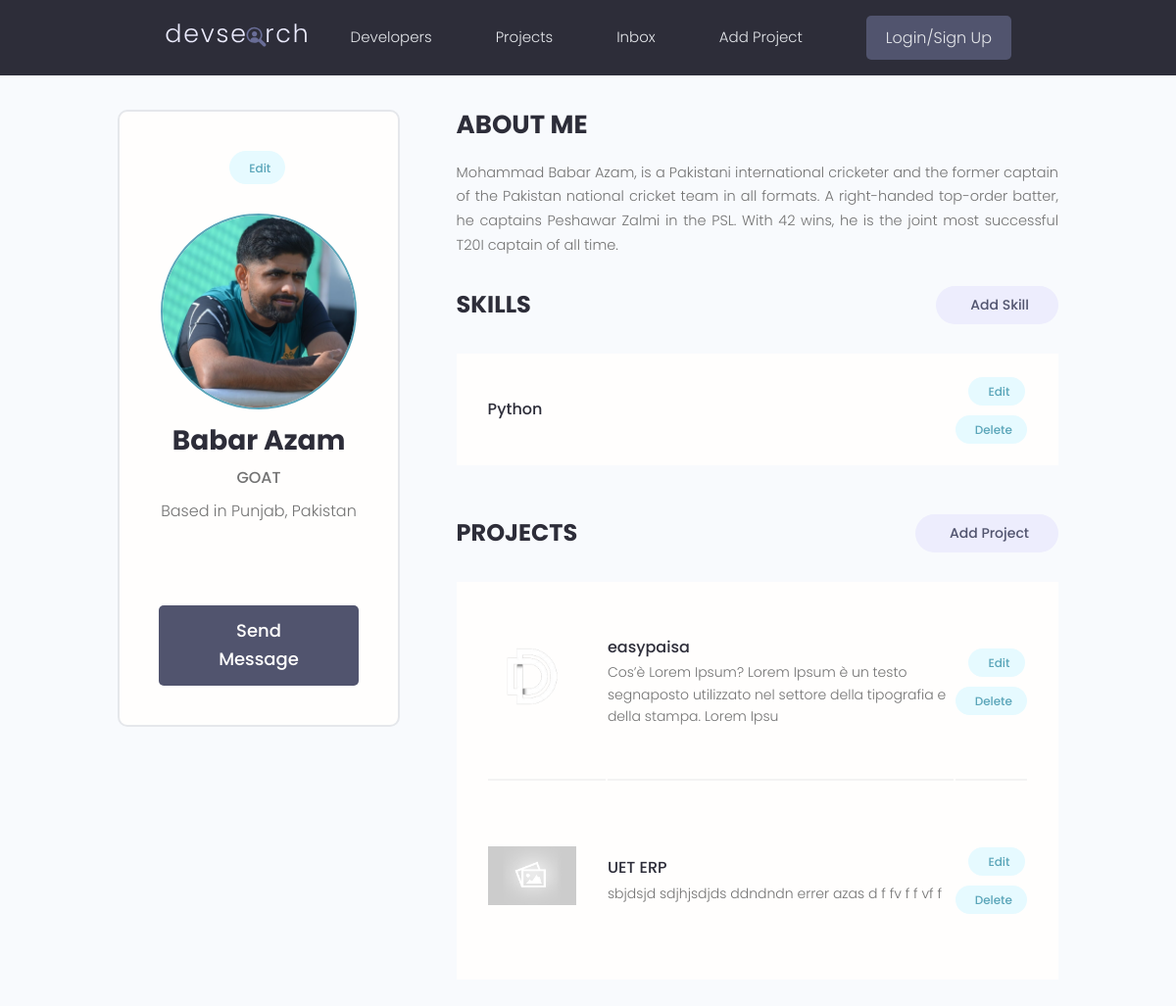
The app's page /user-profile/43831776-0338-484f-a078-592fa464ffc4/, older data.
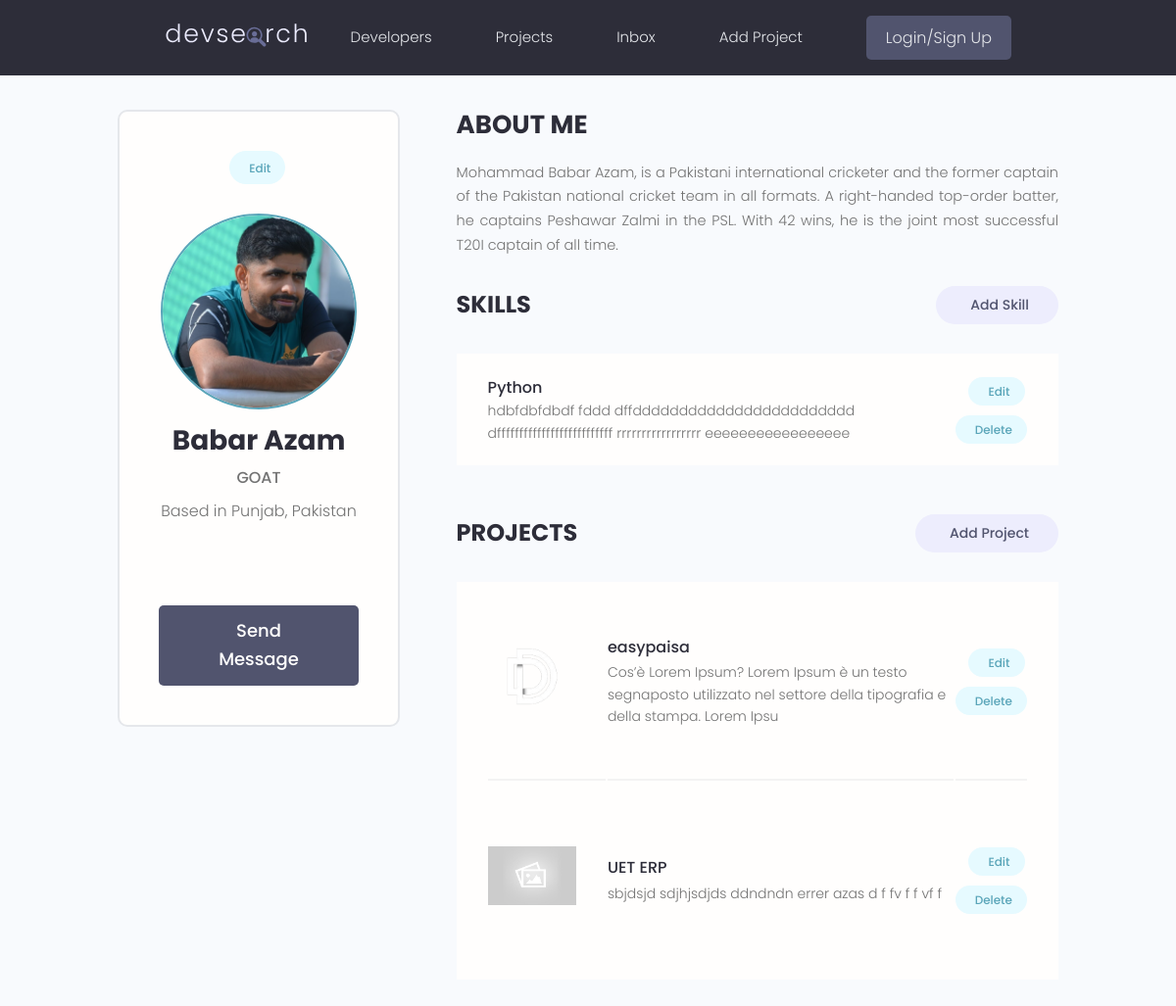
The same page, newer data.
### users/models.py (models this page shows, shortened)
class Skills(models.Model):
    owner = models.ForeignKey(Profile, on_delete=models.CASCADE,null=True,blank=True)
    name = models.CharField(max_length=200,null=True,blank=True)
    description = models.TextField(null=True,blank=True)
    created = models.DateTimeField(auto_now_add=True)
    id = models.UUIDField(default=uuid.uuid4,unique=True,primary_key=True,editable=False)

### users/views.py (the view)
# urls.py: path('user-profile/<str:pk>/', views.userProfile, name='user-profile'),
def userProfile(request, pk):
    profile = Profile.objects.get(id = pk)
    context = {'page' : 'Profile', 'profile': profile}
    return render(request, 'user_profile.html', context)

### users/templates/user_profile.html (shortened to what this page needs)
{% extends "base.html" %}
{% block content %}
<main class="settingsPage profile my-md">
    <div class="container">
      <div class="layout">
        <div class="column column--1of3">
          <div class="card text-center">
            <div class="card__body dev">
              <a class="tag tag--pill tag--main settings__btn" href="#"> Edit</a>
              <img class="avatar avatar--xl dev__avatar" src="{{ profile.profile_image.url }}" />
              <h2 class="dev__name">{{ profile.name }}</h2>
              <p class="dev__title">{{ profile.headline }}</p>
              <p class="dev__location">Based in {{ profile.location }}</p>
              <ul class="dev__social">
              </ul>
              <a href="#" class="btn btn--sub btn--lg">Send Message </a>
            </div>
          </div>
        </div>
        <div class="column column--2of3">
          <div class="devInfo">
            <h3 class="devInfo__title">About Me</h3>
            <p class="devInfo__about">
              {{ profile.bio }}
            </p>
          </div>
          <div class="settings">
            <h3 class="settings__title">Skills</h3>
            <a class="tag tag--pill tag--sub settings__btn tag--lg" href="#"> Add Skill</a>
          </div>
          <table class="settings__table">
            {% for skill in profile.skills_set.all %}
            <tr>
              <td class="settings__tableInfo">
                <h4>{{ skill.name }}</h4>
                <p>
                    {{ skill.description|slice:"120" }}
                </p>
              </td>
              <td class="settings__tableActions">
                <a class="tag tag--pill tag--main settings__btn" href="#"> Edit</a>
                <a class="tag tag--pill tag--main settings__btn" href="#">
                  Delete</a>
              </td>
            </tr>
            {% endfor %}
          </table>
          <div class="settings">
            <h3 class="settings__title">Projects</h3>
            <a class="tag tag--pill tag--sub settings__btn tag--lg" href="#"> Add Project</a>
          </div>
          <table class="settings__table">
            {% for project in profile.project_set.all %}
            <tr>
              <td class="settings__thumbnail">
                <a href="single-project.html"><img src="{{ project.featured_image.url }}" alt="Project Thumbnail" /></a>
              </td>
              <td class="settings__tableInfo">
                <a href="single-project.html">{{ project.title }}</a>
                <p>
                  {{ project.description|slice:"120" }}
                </p>
              </td>
              <td class="settings__tableActions">
                <a class="tag tag--pill tag--main settings__btn" href="#"> Edit</a>
                <a class="tag tag--pill tag--main settings__btn" href="#">
                  Delete</a>
              </td>
            </tr>
            {% endfor %}
          </table>
        </div>
      </div>
    </div>
  </main>
{% endblock content %}

Row changes from the older to the newer data that the page shows:
changed Skills "Python": description (not shown) → "hdbfdbfdbdf fddd dffdddddddddddddddddddddddd dffffffffffffffffffffffffff rrrrrrrrrrrrrrrrr eeeeeeeeeeeeeeeee"
